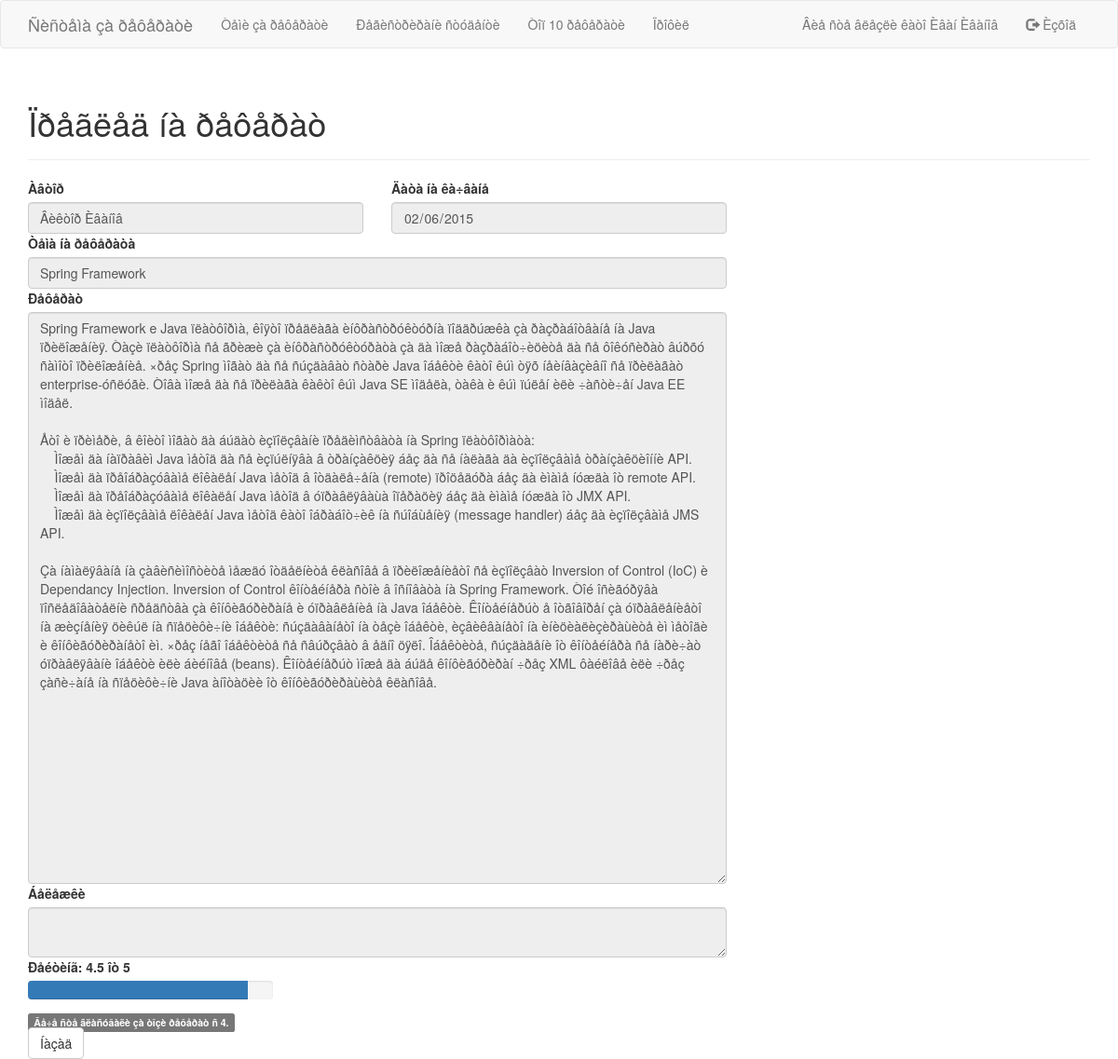
The app's page /viewEssay.php?id=1 (signed in) with its own data.
### tables this page shows
CREATE TABLE IF NOT EXISTS `essay` (
`id` int(11) NOT NULL,
  `title` varchar(128) NOT NULL,
  `content` text NOT NULL,
  `notes` text NOT NULL,
  `user_id` int(11) NOT NULL,
  `votes_sum` int(11) NOT NULL,
  `votes_count` int(11) NOT NULL,
  `upload_date` date NOT NULL,
  `version` int(11) NOT NULL
);

CREATE TABLE IF NOT EXISTS `user` (
`id` int(11) NOT NULL,
  `username` varchar(32) NOT NULL,
  `password` varchar(64) NOT NULL,
  `first_name` varchar(32) NOT NULL,
  `middle_name` varchar(32) NOT NULL,
  `last_name` varchar(32) NOT NULL,
  `role` int(1) NOT NULL,
  `fn` int(7) DEFAULT NULL
);

CREATE TABLE IF NOT EXISTS `user_vote` (
  `user_id` int(11) NOT NULL,
  `essay_id` int(11) NOT NULL,
  `grade` int(11) NOT NULL
);

### Essay.php (called while the page is built, shortened)
<?php
include("User.php");
class Essay {
	function __construct($id, $title, $content, $notes, $user, $rating, $upload_date, $version) {
		$this->title = $title;
		$this->content = $content;
		$this->user = $user;
		$this->rating = $rating;
		$this->upload_date = $upload_date;
	}
	function __get($property) {
		return $this->$property;
	}
	public static function getEssayById($conn, $id) {
		$sql = "select * from essay e join user u on e.user_id = u.id where e.id = $id";
		$query = $conn->query($sql);
		$data = $query->fetch(PDO::FETCH_ASSOC);
		$user = new User($data["username"], $data["first_name"], $data["middle_name"], $data["last_name"], $data["role"], $data["fn"], null);
		if ($data["votes_count"] == 0) {
			$rating = 0;
		} else {
			$rating = round($data["votes_sum"] / $data["votes_count"], 2);
		}
		return new Essay($id, $data["title"], $data["content"], $data["notes"], $user, $rating, $data["upload_date"], $data["version"]);
	}
	public static function grade($conn, $user_id, $essay_id) {
		$sql = "select grade from user_vote where user_id = $user_id and essay_id = $essay_id";
		$query = $conn->query($sql);
		$data = $query->fetch(PDO::FETCH_ASSOC);
		return $data["grade"];
	}
}
?>

### User.php (called while the page is built, shortened)
<?php
class User {
	function __construct($username, $firstName, $middleName, $lastName, $role, $fn, $essayId) {
		$this->firstName = $firstName;
		$this->lastName = $lastName;
	}
	function __get($property) {
		return $this->$property;
	}
}
?>

### viewEssay.php (the view, shortened to what this page needs)
<?php
include("Essay.php");
$conn = new PDO('mysql:host=' . DB_SERVER . ';dbname=' . DB_NAME, DB_USERNAME, DB_PASSWORD);
$essay = Essay::getEssayById($conn, $_GET["id"]);
$grade = Essay::grade($conn, $_SESSION["user_id"], $_GET["id"]);
?>
<html>
<head>
<link rel="stylesheet" href="css/style.css">
<link rel="stylesheet" href="css/bootstrap.min.css">
</head>
<body>
<?php include("menu.php"); ?>
<div class="container">
<div class="page-header">
<h1>Ïðåãëåä íà ðåôåðàò</h1>
</div>
<div class="row">
<div class="col-md-4">
<label for="author">Àâòîð</label>
<input class="form-control" value="<?php echo $essay->user->firstName . " " . $essay->user->lastName ?>" disabled />
</div>
<div class="col-md-4">
<label for="author">Äàòà íà êà÷âàíå</label>
<input class="form-control" type="date" value="<?php echo $essay->upload_date ?>" disabled />
</div>
</div>
<div class="row">
<div class="col-md-8">
<label for="title">Òåìà íà ðåôåðàòà</label>
<input id="title" class="form-control" disabled value="<?php echo $essay->title ?>" />
</div>
<div class="col-md-8">
<label for="essay">Ðåôåðàò</label>
<textarea id="essay" rows="30" class="form-control" disabled><?php echo $essay->content ?></textarea>
</div>
</div>
<div class="row">
<div class="col-md-8">
<label for="notes">Áåëåæêè</label>
<textarea name="notes" id="notes" class="form-control" disabled><?php echo $essay->notes ?></textarea>
</div>
</div>
<div class="row">
<div class="col-md-3">
<label>Ðåéòèíã: <span id="ratingText"><?php echo $essay->rating; ?></span> îò 5</label>
<div class="progress">
  <div id="rating" class="progress-bar" style="width: <?php echo 20 * $essay->rating ?>%;"></div>
</div>
</div>
</div>
<?php
if (!isset($_GET["myEssay"])) {
	if ($grade != null) {
		echo "<span class=\"label label-default\">Âå÷å ñòå ãëàñóâàëè çà òîçè ðåôåðàò ñ $grade.</span>";
	}
}
?>
<div class="row">
<div class="col-md-1">
<?php if (isset($_GET["myEssay"])) { ?>
<a class="btn btn-default" href="myEssay.php">Íàçàä</a>
<?php } else if(isset($_GET["teacher"])) { ?>
<a class="btn btn-default" href="studentList.php">Íàçàä</a>
<?php } else { ?>
<a class="btn btn-default" href="essayList.php">Íàçàä</a>
<?php } ?>
</div>
</div>
</div>
</body>
</html>

### records on screen
essay: user.last_name "Âèêòîð Èâàíîâ", upload_date "02/06/2015", title "Spring Framework", content "Spring Framework e Java ïëàòôîðìà, êîÿòî ïðåäëàãà èíôðàñòðóêòóðíà ïîääðúæêà çà ðàçðàáîòâàíå íà Java ïðèëîæåíèÿ. Òàçè ïëàòôîðìà ñå ãðèæè çà èíôðàñòðóêòóðàòà çà äà ìîæå ðàçðàáîò÷èöèòå äà ñå ôîêóñèðàò âúðõó ñàìîòî ïðèëîæåíèå. ×ðåç Spring ìîãàò äà ñå ñúçäàâàò ñòàðè Java îáåêòè êàòî êúì òÿõ íåèíâàçèâíî ñå ïðèëàãàò enterprise-óñëóãè. Òîâà ìîæå äà ñå ïðèëàãà êàêòî êúì Java SE ìîäåëà, òàêà è êúì ïúëåí èëè ÷àñòè÷åí Java EE ìîäåë. Åòî è ïðèìåðè, â êîèòî ìîãàò äà áúäàò èçïîëçâàíè ïðåäèìñòâàòà íà Spring ïëàòôîðìàòà: Ìîæåì äà íàïðàâèì Java ìåòîä äà ñå èçïúëíÿâà â òðàíçàêöèÿ áåç äà ñå íàëàãà äà èçïîëçâàìå òðàíçàêöèîííè API. Ìîæåì äà ïðåîáðàçóâàìå ëîêàëåí Java ìåòîä â îòäàëå÷åíà (remote) ïðîöåäóðà áåç äà…"
user_vote: grade "4"

### other values on screen
$_SESSION["first_name"] "Èâàí"
$_SESSION["last_name"] "Èâàíîâ"
$essay->rating "4.5"
